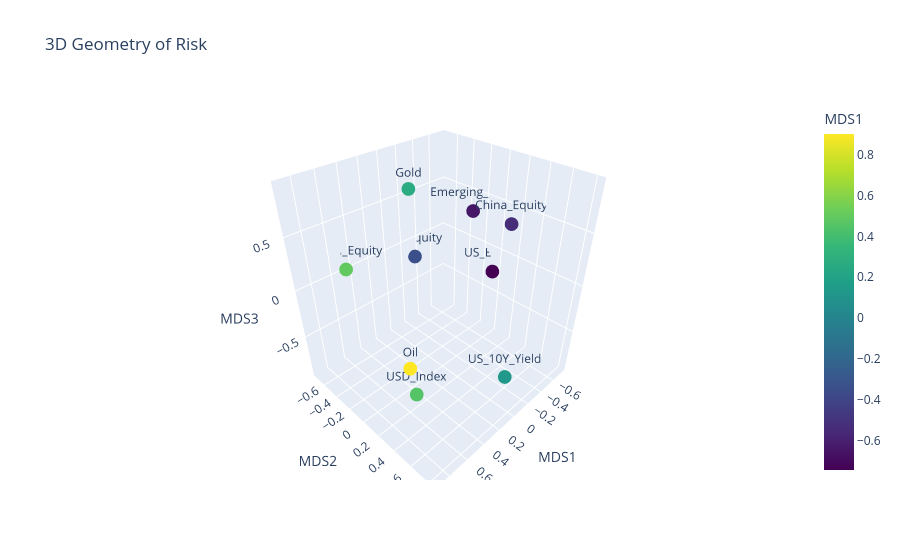

Write notebook code for a chart like this one.
### Markdown cell above
### 2.2 Multidimensional Scaling (MDS)

Classical MDS is applied to the distance matrix to project the nine-asset space
into three dimensions for visualisation. Quality is measured by Kruskal's
Stress Score:

$$\text{Stress} = \sqrt{\frac{\sum_{i<j}(d_{ij} - \hat{d}_{ij})^2}{\sum_{i<j} d_{ij}^2}}$$

A Stress value below 0.10 is conventionally considered excellent; below 0.20
acceptable. The three-dimensional reduction involves information loss; any
economic interpretation attached to individual MDS axes is heuristic rather
than structural.

### Code cell
# 1. Re-calculate MDS with 3 components
# Using your existing corr_matrix
dist_matrix = np.sqrt(2 * (1 - corr_matrix))
mds_3d = MDS(n_components=3, dissimilarity="precomputed", n_init=4, random_state=42)
coords_3d = mds_3d.fit_transform(dist_matrix)

# 2. Create a DataFrame for Plotly
df_3d = pd.DataFrame(
    coords_3d, index=corr_matrix.columns, columns=["MDS1", "MDS2", "MDS3"]
)
df_3d.reset_index(inplace=True)
df_3d.rename(columns={"index": "Ticker"}, inplace=True)

# 3. Create the Interactive Plot
fig = px.scatter_3d(
    df_3d,
    x="MDS1",
    y="MDS2",
    z="MDS3",
    text="Ticker",
    title="3D Geometry of Risk",
    color="MDS1",  # Color by the primary factor
    color_continuous_scale="Viridis",
)

# Improve readability
fig.update_traces(textposition="top center")
fig.show()

### Figure 1 — Plotly figure (JSON) as saved in the notebook; plotly's stock layout.template omitted (floating-point values rounded to 4 significant figures)
{"data": [{"hovertemplate": "MDS1=%{marker.color}<br>MDS2=%{y}<br>MDS3=%{z}<br>Ticker=%{text}<extra></extra>", "legendgroup": "", "marker": {"color": [0.9001, 0.4565, -0.6433, 0.2648, -0.5361, -0.7417, 0.4982, -0.3348, 0.1362], "coloraxis": "coloraxis", "symbol": "circle"}, "mode": "markers+text", "name": "", "scene": "scene", "showlegend": false, "text": ["Oil", "USD_Index", "Emerging_Mkts", "Gold", "China_Equity", "US_Equity", "Japan_Equity", "EU_Equity", "US_10Y_Yield"], "textposition": "top center", "type": "scatter3d", "x": [0.9001, 0.4565, -0.6433, 0.2648, -0.5361, -0.7417, 0.4982, -0.3348, 0.1362], "y": [0.5901, 0.1283, -0.2487, -0.08923, 0.2656, -0.05032, -0.6886, -0.7263, 0.8192], "z": [0.03593, -0.9253, 0.3645, 0.8963, 0.456, -0.2498, 0.04711, -0.1926, -0.4322]}], "layout": {"coloraxis": {"autocolorscale": false, "colorbar": {"title": {"text": "MDS1"}}, "colorscale": [[0.0, "#440154"], [0.1111, "#482878"], [0.2222, "#3e4989"], [0.3333, "#31688e"], [0.4444, "#26828e"], [0.5556, "#1f9e89"], [0.6667, "#35b779"], [0.7778, "#6ece58"], [0.8889, "#b5de2b"], [1.0, "#fde725"]]}, "legend": {"tracegroupgap": 0}, "scene": {"domain": {"x": [0.0, 1.0], "y": [0.0, 1.0]}, "xaxis": {"title": {"text": "MDS1"}}, "yaxis": {"title": {"text": "MDS2"}}, "zaxis": {"title": {"text": "MDS3"}}}, "title": {"text": "3D Geometry of Risk"}}}
